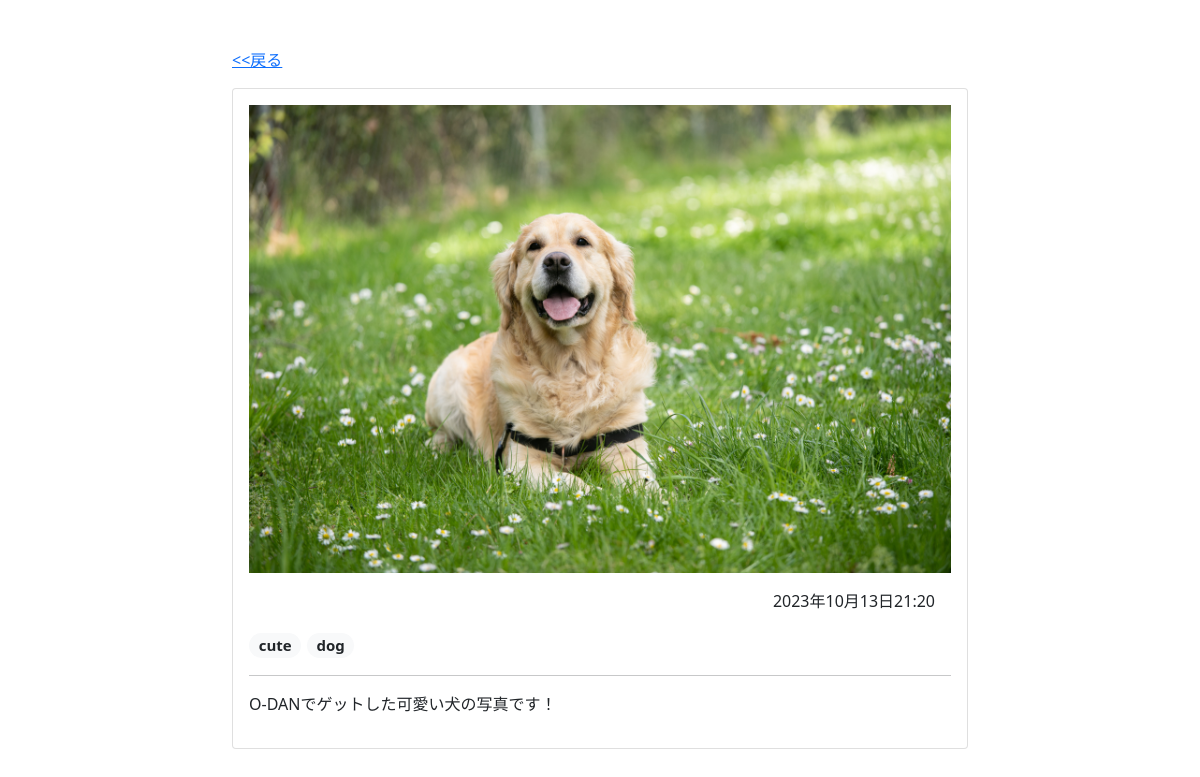
The page /photo/1 on the database its author committed.
### album/models.py (models this page shows)
class Photo(models.Model):
    image = models.ImageField(null=False, blank=False, upload_to="uploads/")
    description = models.TextField(null=True, blank=True)
    created_at = models.DateTimeField(auto_now_add=True)
    tags = models.ManyToManyField(Tag, blank=True)

class Tag(models.Model):
    name = models.CharField(max_length=32, primary_key=True)
    def __str__(self):
        return self.name

### album/views.py (the view)
# urls.py: path("photo/<int:pk>", PhotoDetailView.as_view(), name="photo-detail"),
class PhotoDetailView(DetailView):
    model = Photo
    template_name = "album/photo_detail.html"
    context_object_name = "photo"

### album/templates/album/photo_detail.html
{% extends 'album/base.html' %}
{% block content %}
<div class="container">
    <div class="row justify-content-center">
        <div class="col-lg-8 col-md-10">
            <p><a href="{{ request.META.HTTP_REFERER }}"><<戻る</a></p>
            <div class="card">
                <div class="card-body">
                    <img src="{{ photo.image.url }}" class="img-fluid">
                    <p class="m-3 text-end">{{ photo.created_at }}</p>
                    <p class="fs-5">
                        {% for tag in photo.tags.all %}
                        <span class="badge rounded-pill bg-light text-dark">
                            {{ tag }}
                        </span>
                        {% endfor %}
                    </p>
                    <hr>
                    <p>{{ photo.description }}</p>
                </div>
            </div>
        </div>
    </div>
</div>
{% endblock content %}

### rows shown on the page
Photo: image (picture), created_at "2023年10月13日21:20", description "O-DANでゲットした可愛い犬の写真です！"
Tag: name "cute"
Tag: name "dog"
